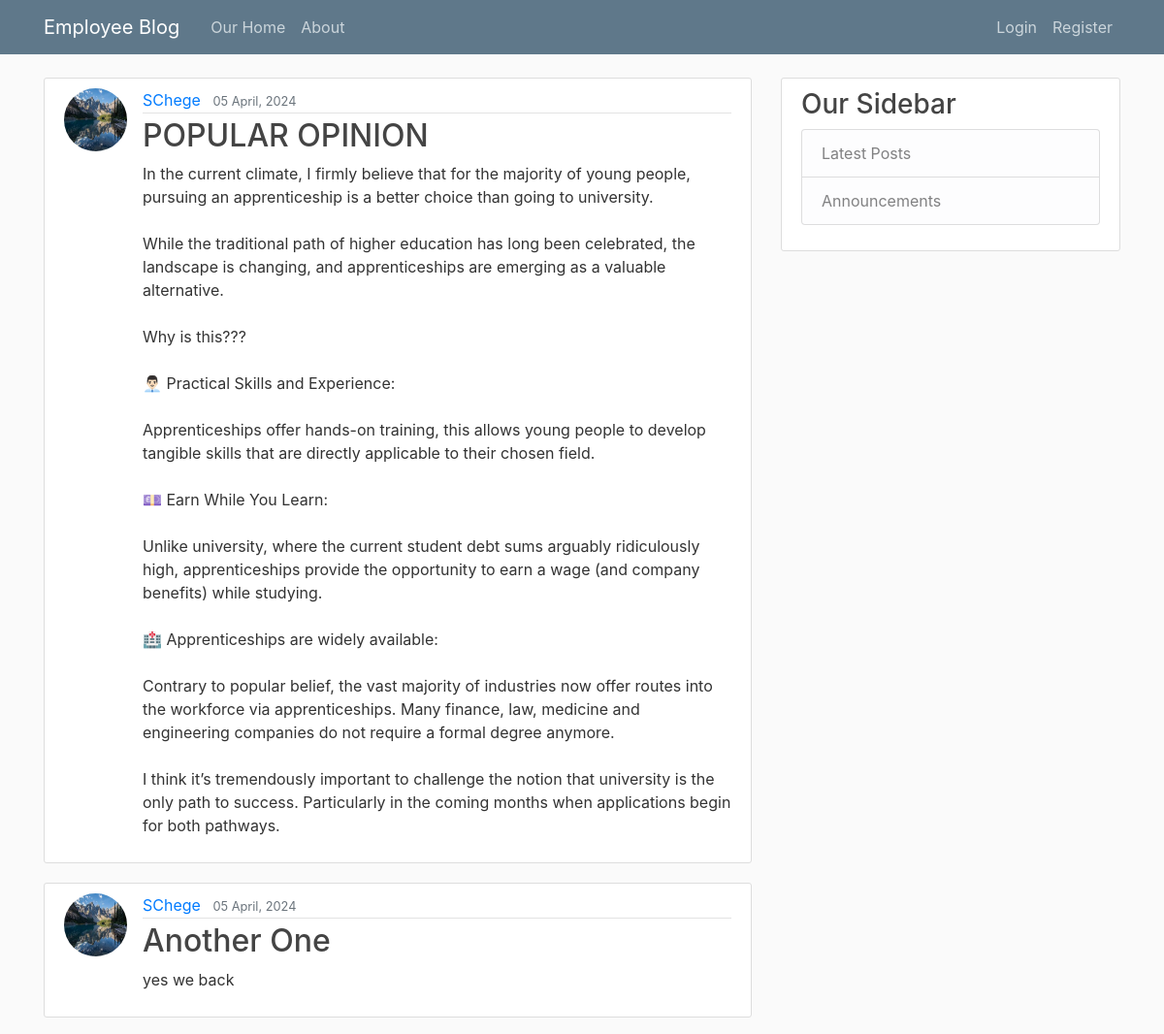
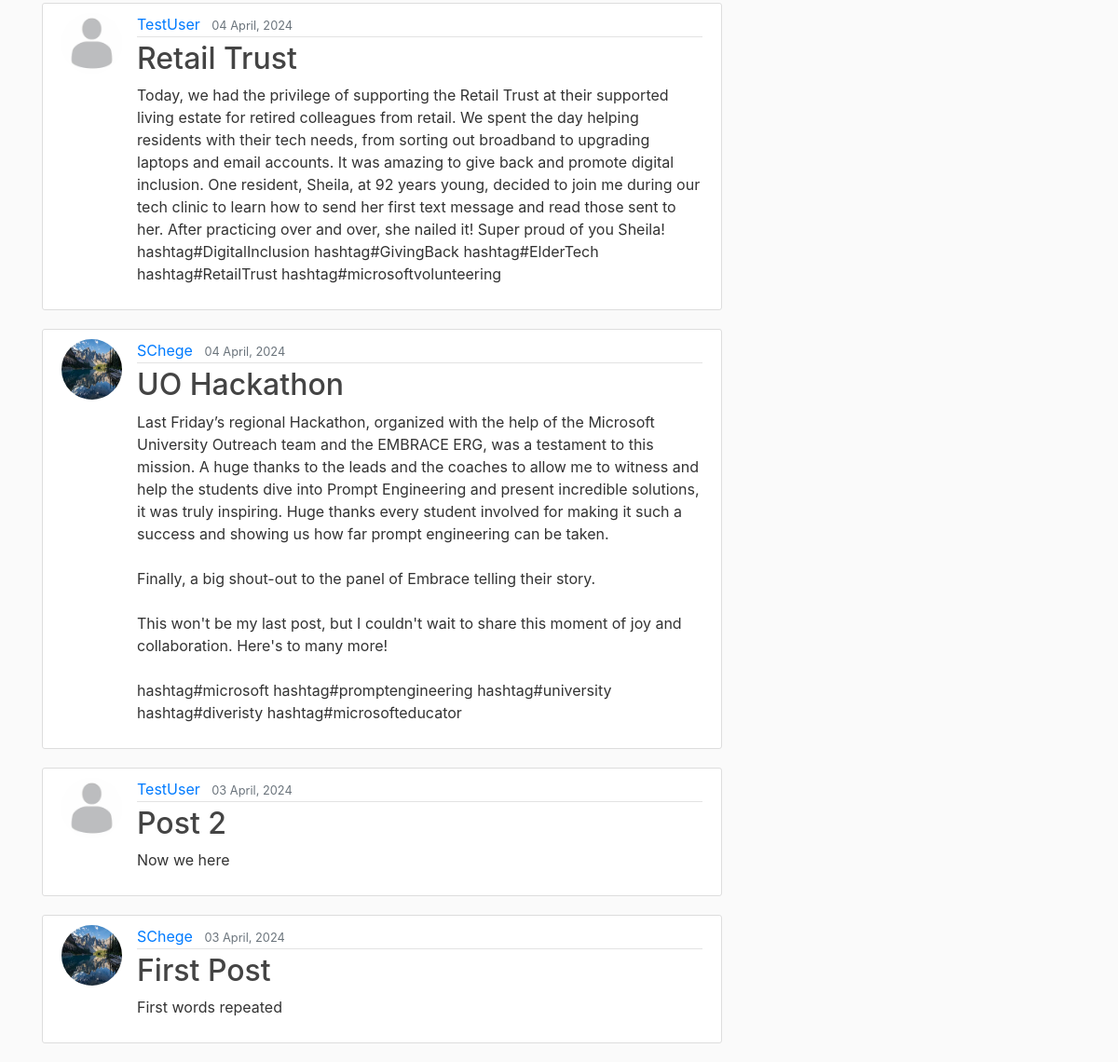
The app's page /, older data (2 pictures, top to bottom).
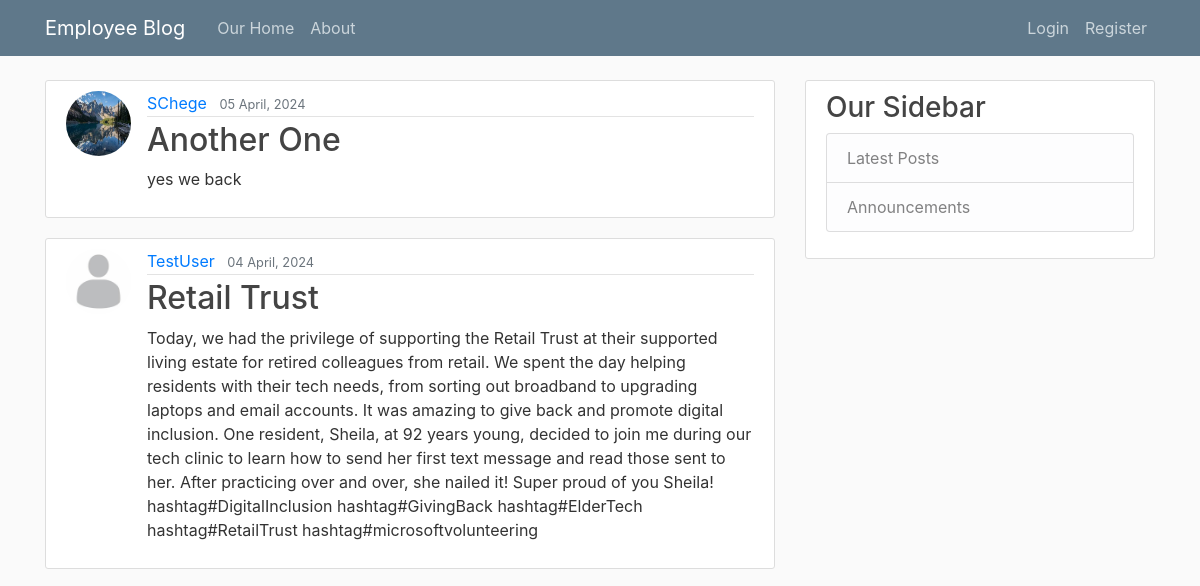
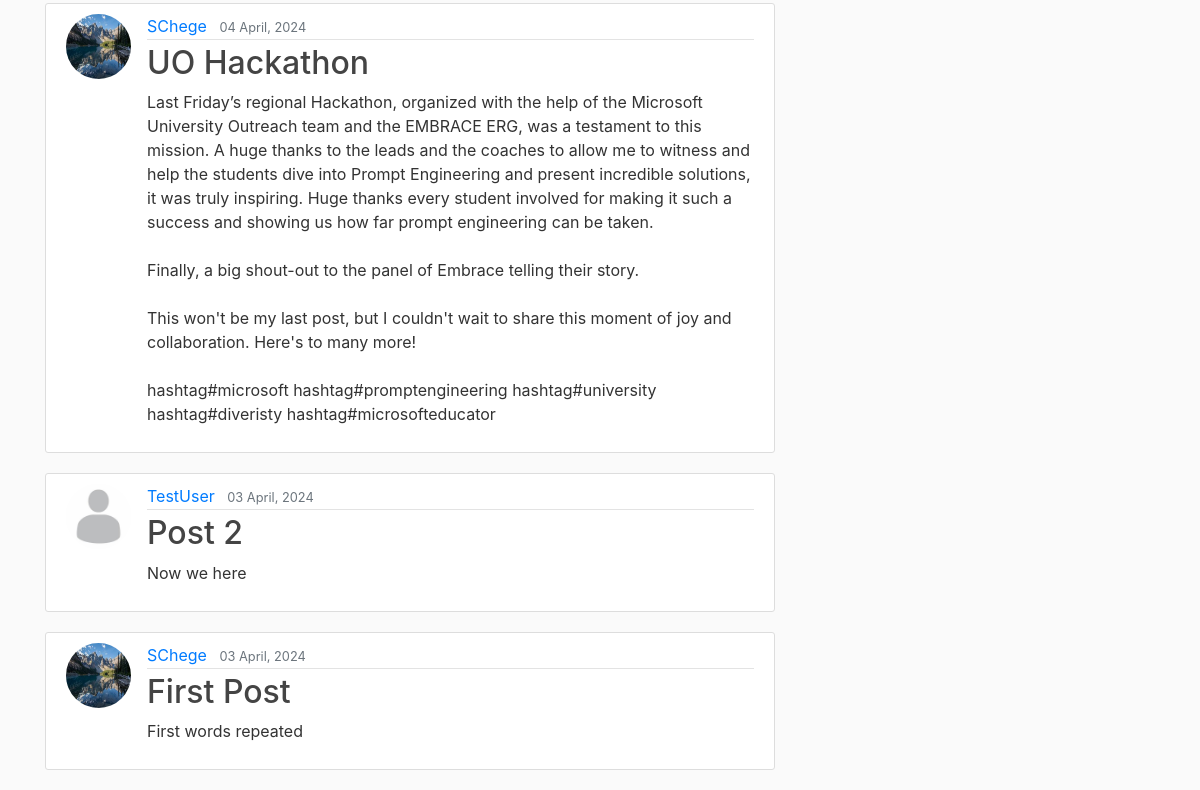
The same page, newer data (2 pictures, top to bottom).
### blog/models.py (models this page shows, shortened)
class Post(models.Model):
    title = models.CharField(max_length=100)
    content = models.TextField()
    date_posted = models.DateTimeField(default=timezone.now)
    author = models.ForeignKey(User, on_delete=models.CASCADE)

### users/models.py (models this page shows, shortened)
class Profile(models.Model):
    user = models.OneToOneField(User, on_delete=models.CASCADE)
    image = models.ImageField(default='default.jpg', upload_to='profile_pics')

### blog/views.py (the view)
# urls.py: path('', PostListView.as_view(), name='blog-home'),
class PostListView(ListView):
    model = Post
    template_name = 'blog/home.html'
    context_object_name = 'posts'
    ordering = ['-date_posted']

### blog/templates/blog/home.html
{% extends "blog/base.html" %}
{% block content %}
    {% for post in posts %}
        <article class="media content-section">
          <img class="rounded-circle article-img" src="{{ post.author.profile.image.url }}">
          <div class="media-body">
            <div class="article-metadata">
              <a class="mr-2" href="#">{{ post.author }}</a>
              <small class="text-muted">{{ post.date_posted|date:"d F, Y" }}</small>
            </div>
            <h2><a class="article-title" href="{% url 'post-detail' post.id %}">{{ post.title }}</a></h2>
            <p class="article-content">{{ post.content }}</p>
          </div>
        </article>
    {% endfor %}
{% endblock content %}

Row changes from the older to the newer data that the page shows:
removed Post: author.profile.image (picture), author "SChege", date_posted "05 April, 2024", title "POPULAR OPINION", content "In the current climate, I firmly believe that for the majority of young people, pursuing an apprenticeship is a better choice than going to university. While the traditional path of higher education has long been celebrated, the landscape is changing, and apprenticeships are emerging as a valuable alternative. Why is this??? 👨🏻‍💼 Practical Skills and Experience: Apprenticeships offer hands-on training, this allows young people to develop tangible skills that are directly applicable to their chosen field. 💷 Earn While You Learn: Unlike university, where the current student debt sums arguably ridiculously high, apprenticeships provide the opportunity to earn a wage (and company benefits)…"
